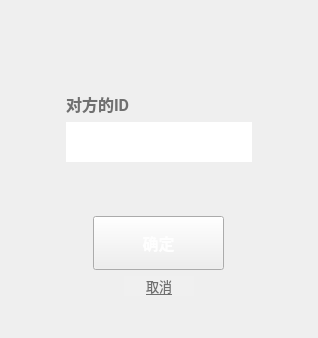
<?xml version="1.0" encoding="UTF-8"?>
<ui version="4.0">
 <class>addFriend</class>
 <widget class="QWidget" name="addFriend">
  <property name="geometry">
   <rect>
    <x>0</x>
    <y>0</y>
    <width>318</width>
    <height>338</height>
   </rect>
  </property>
  <property name="sizePolicy">
   <sizepolicy hsizetype="Fixed" vsizetype="Fixed">
    <horstretch>0</horstretch>
    <verstretch>0</verstretch>
   </sizepolicy>
  </property>
  <property name="minimumSize">
   <size>
    <width>318</width>
    <height>338</height>
   </size>
  </property>
  <property name="maximumSize">
   <size>
    <width>318</width>
    <height>338</height>
   </size>
  </property>
  <property name="font">
   <font>
    <family>Roboto</family>
   </font>
  </property>
  <property name="windowTitle">
   <string>Form</string>
  </property>
  <property name="styleSheet">
   <string notr="true">color: rgb(240, 240, 240);</string>
  </property>
  <layout class="QVBoxLayout" name="verticalLayout_2">
   <property name="leftMargin">
    <number>0</number>
   </property>
   <property name="topMargin">
    <number>0</number>
   </property>
   <property name="rightMargin">
    <number>0</number>
   </property>
   <property name="bottomMargin">
    <number>0</number>
   </property>
   <item>
    <widget class="QWidget" name="widget" native="true">
     <property name="styleSheet">
      <string notr="true">#widget{
        background-image: url(:/src/GUI/bg300x320.png);
}</string>
     </property>
     <layout class="QVBoxLayout" name="verticalLayout">
      <property name="leftMargin">
       <number>18</number>
      </property>
      <property name="topMargin">
       <number>18</number>
      </property>
      <property name="rightMargin">
       <number>18</number>
      </property>
      <property name="bottomMargin">
       <number>18</number>
      </property>
      <item>
       <layout class="QHBoxLayout" name="horizontalLayout_7">
        <item>
         <widget class="QPushButton" name="closeButton">
          <property name="sizePolicy">
           <sizepolicy hsizetype="Fixed" vsizetype="Fixed">
            <horstretch>0</horstretch>
            <verstretch>0</verstretch>
           </sizepolicy>
          </property>
          <property name="minimumSize">
           <size>
            <width>16</width>
            <height>16</height>
           </size>
          </property>
          <property name="maximumSize">
           <size>
            <width>16</width>
            <height>16</height>
           </size>
          </property>
          <property name="styleSheet">
           <string notr="true">QPushButton{
    image: url(:/src/GUI/close.png);
    border-style: outset;
}
QPushButton:hover{
    image: url(:/src/GUI/close_hover.png);
    border-style: outset;
}
QPushButton:pressed{
    image: url(:/src/GUI/close_hover.png);
    border-style: outset;
}
</string>
          </property>
          <property name="text">
           <string/>
          </property>
         </widget>
        </item>
        <item>
         <spacer name="horizontalSpacer">
          <property name="orientation">
           <enum>Qt::Horizontal</enum>
          </property>
          <property name="sizeHint" stdset="0">
           <size>
            <width>40</width>
            <height>20</height>
           </size>
          </property>
         </spacer>
        </item>
       </layout>
      </item>
      <item>
       <spacer name="verticalSpacer_2">
        <property name="orientation">
         <enum>Qt::Vertical</enum>
        </property>
        <property name="sizeHint" stdset="0">
         <size>
          <width>20</width>
          <height>40</height>
         </size>
        </property>
       </spacer>
      </item>
      <item>
       <layout class="QHBoxLayout" name="horizontalLayout_2">
        <property name="leftMargin">
         <number>48</number>
        </property>
        <item>
         <widget class="QLabel" name="label_2">
          <property name="font">
           <font>
            <family>Roboto</family>
            <pointsize>12</pointsize>
            <weight>75</weight>
            <bold>true</bold>
           </font>
          </property>
          <property name="styleSheet">
           <string notr="true">color: rgb(112, 112, 112);</string>
          </property>
          <property name="text">
           <string>对方的ID</string>
          </property>
         </widget>
        </item>
       </layout>
      </item>
      <item>
       <layout class="QHBoxLayout" name="horizontalLayout">
        <item>
         <widget class="QLineEdit" name="usernameEdit">
          <property name="sizePolicy">
           <sizepolicy hsizetype="Fixed" vsizetype="Fixed">
            <horstretch>0</horstretch>
            <verstretch>0</verstretch>
           </sizepolicy>
          </property>
          <property name="minimumSize">
           <size>
            <width>186</width>
            <height>40</height>
           </size>
          </property>
          <property name="maximumSize">
           <size>
            <width>186</width>
            <height>40</height>
           </size>
          </property>
          <property name="font">
           <font>
            <family>Roboto</family>
            <pointsize>12</pointsize>
           </font>
          </property>
          <property name="styleSheet">
           <string notr="true">background-image: url(:/src/GUI/input.png);
border-style: outset;
color: rgb(112, 112, 112);</string>
          </property>
          <property name="echoMode">
           <enum>QLineEdit::Normal</enum>
          </property>
          <property name="alignment">
           <set>Qt::AlignCenter</set>
          </property>
         </widget>
        </item>
       </layout>
      </item>
      <item>
       <spacer name="verticalSpacer_3">
        <property name="orientation">
         <enum>Qt::Vertical</enum>
        </property>
        <property name="sizeHint" stdset="0">
         <size>
          <width>20</width>
          <height>40</height>
         </size>
        </property>
       </spacer>
      </item>
      <item>
       <layout class="QHBoxLayout" name="horizontalLayout_5">
        <item>
         <widget class="QPushButton" name="confirmButton">
          <property name="sizePolicy">
           <sizepolicy hsizetype="Fixed" vsizetype="Fixed">
            <horstretch>0</horstretch>
            <verstretch>0</verstretch>
           </sizepolicy>
          </property>
          <property name="minimumSize">
           <size>
            <width>131</width>
            <height>54</height>
           </size>
          </property>
          <property name="font">
           <font>
            <family>Roboto</family>
            <pointsize>12</pointsize>
            <weight>75</weight>
            <bold>true</bold>
           </font>
          </property>
          <property name="styleSheet">
           <string notr="true">QPushButton{
    border-image: url(:/src/GUI/button.png);
    color:rgb(254, 254, 254);
}
QPushButton:hover{
    border-image: url(:/src/GUI/button_hover.png);
    color:rgb(254, 254, 254);
}
QPushButton:pressed{
    border-image: url(:/src/GUI/button_press.png);
    color:rgb(254, 254, 254);
}
</string>
          </property>
          <property name="text">
           <string>确定</string>
          </property>
         </widget>
        </item>
       </layout>
      </item>
      <item>
       <layout class="QHBoxLayout" name="horizontalLayout_6">
        <item>
         <widget class="QPushButton" name="cancelButton">
          <property name="sizePolicy">
           <sizepolicy hsizetype="Fixed" vsizetype="Fixed">
            <horstretch>0</horstretch>
            <verstretch>0</verstretch>
           </sizepolicy>
          </property>
          <property name="minimumSize">
           <size>
            <width>70</width>
            <height>17</height>
           </size>
          </property>
          <property name="font">
           <font>
            <family>Roboto</family>
            <pointsize>10</pointsize>
            <underline>true</underline>
           </font>
          </property>
          <property name="styleSheet">
           <string notr="true">QPushButton{
    color: rgb(112, 112, 112);
    background-color: rgb(240, 240, 240);
    border-style: outset;
}
QPushButton:hover{
    color: rgb(90, 147, 255);
    background-color: rgb(240, 240, 240);
    border-style: outset;
}
QPushButton:pressed{
    color:rgb(67, 120, 221);
    background-color: rgb(240, 240, 240);
    border-style: outset;
}
</string>
          </property>
          <property name="text">
           <string>取消</string>
          </property>
         </widget>
        </item>
       </layout>
      </item>
      <item>
       <spacer name="verticalSpacer">
        <property name="orientation">
         <enum>Qt::Vertical</enum>
        </property>
        <property name="sizeType">
         <enum>QSizePolicy::Fixed</enum>
        </property>
        <property name="sizeHint" stdset="0">
         <size>
          <width>20</width>
          <height>24</height>
         </size>
        </property>
       </spacer>
      </item>
     </layout>
    </widget>
   </item>
  </layout>
 </widget>
 <resources/>
 <connections/>
</ui>
